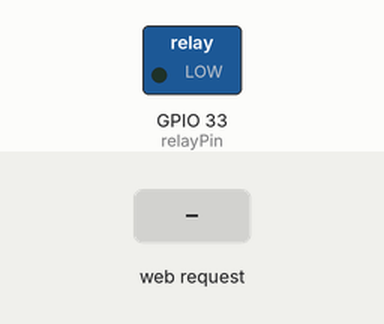
Bench run of a sketch on a simulated ESP32. Parts: switched loads named in the sketch (green lamp = pin HIGH). The test bench sets the inputs (shaded band). What the sketch prints to the serial monitor is not drawn.

Above: at 1.2 s.
1.3 s: HTTP request GET /on received
At 1.7 s:
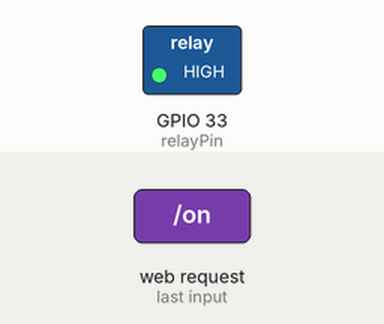
2.8 s: HTTP request GET /off received
At 4.0 s:
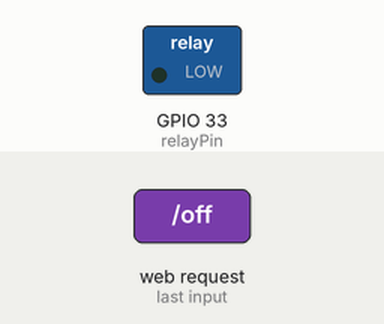
Timing chart, 0 to 5.8 s (numbered marks = the images above; inputs shaded):
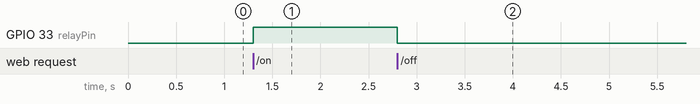

Measured:
- after the input at 1.3 s, GPIO 33 (relayPin): LOW → HIGH at once
- after the input at 2.8 s, GPIO 33 (relayPin): HIGH → LOW at once

The sketch:

sketch_jun07a.ino
```cpp
#include <WiFi.h>
#include <WebServer.h>

const char *ssid = "MiRedWiFi";
const char *password = "MiClaveWiFi";

WebServer server(80);

// Pin para controlar el relé
const int relayPin = 33;

void setup() {
  Serial.begin(115200);

  // Configurar el pin del relé como salida
  pinMode(relayPin, OUTPUT);

  // Iniciar conexión WiFi
  WiFi.softAP(ssid, password);

  // Configurar rutas del servidor web
  server.on("/", HTTP_GET, []() {
    server.send(200, "text/html", R"rawliteral(
<!DOCTYPE html>
<html lang="en">
<head>
<meta charset="UTF-8">
<meta name="viewport" content="width=device-width, initial-scale=1.0">
<title>Control del Relé</title>
<style>
body {
  font-family: Arial, sans-serif;
  text-align: center;
}
.container {
  margin-top: 50px;
}
.button {
  padding: 10px 20px;
  font-size: 20px;
  border: none;
  border-radius: 5px;
  cursor: pointer;
}
.button-on {
  background-color: #4CAF50;
  color: white;
}
.button-off {
  background-color: #f44336;
  color: white;
}
.status {
  margin-top: 20px;
  font-size: 24px;
}
</style>
</head>
<body>
<div class="container">
  <h1>Control del Relé</h1>
  <button id="btn-on" class="button button-on" onclick="toggleRelay(true)">Encender</button>
  <button id="btn-off" class="button button-off" onclick="toggleRelay(false)">Apagar</button>
  <p class="status" id="status">Estado: Apagado</p>
</div>
<script>
function toggleRelay(turnOn) {
  var xhttp = new XMLHttpRequest();
  xhttp.onreadystatechange = function() {
    if (this.readyState == 4 && this.status == 200) {
      updateStatus(turnOn);
    }
  };
  if (turnOn) {
    xhttp.open("GET", "/on", true);
  } else {
    xhttp.open("GET", "/off", true);
  }
  xhttp.send();
}
function updateStatus(turnOn) {
  var statusElement = document.getElementById("status");
  if (turnOn) {
    statusElement.innerHTML = "Estado: Encendido";
  } else {
    statusElement.innerHTML = "Estado: Apagado";
  }
}
</script>
</body>
</html>
    )rawliteral");
  });

  server.on("/on", HTTP_GET, []() {
    digitalWrite(relayPin, HIGH); // Encender el relé
    server.send(200, "text/plain", "Relé encendido");
  });

  server.on("/off", HTTP_GET, []() {
    digitalWrite(relayPin, LOW); // Apagar el relé
    server.send(200, "text/plain", "Relé apagado");
  });

  server.begin();
  Serial.println("Servidor iniciado");
}

void loop() {
  server.handleClient();
}
```
